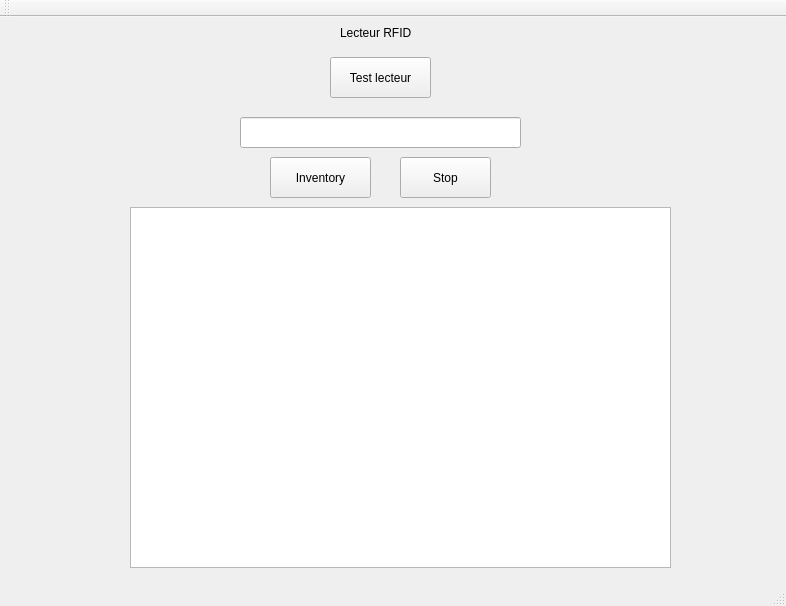
<?xml version="1.0" encoding="UTF-8"?>
<ui version="4.0">
 <class>MainWindow</class>
 <widget class="QMainWindow" name="MainWindow">
  <property name="geometry">
   <rect>
    <x>0</x>
    <y>0</y>
    <width>786</width>
    <height>606</height>
   </rect>
  </property>
  <property name="windowTitle">
   <string>MainWindow</string>
  </property>
  <widget class="QWidget" name="centralWidget">
   <widget class="QLabel" name="label">
    <property name="geometry">
     <rect>
      <x>340</x>
      <y>0</y>
      <width>71</width>
      <height>31</height>
     </rect>
    </property>
    <property name="text">
     <string>Lecteur RFID</string>
    </property>
   </widget>
   <widget class="QPushButton" name="pushButton">
    <property name="geometry">
     <rect>
      <x>330</x>
      <y>40</y>
      <width>101</width>
      <height>41</height>
     </rect>
    </property>
    <property name="text">
     <string>Test lecteur</string>
    </property>
   </widget>
   <widget class="QLabel" name="label_2">
    <property name="geometry">
     <rect>
      <x>290</x>
      <y>30</y>
      <width>211</width>
      <height>31</height>
     </rect>
    </property>
    <property name="text">
     <string/>
    </property>
   </widget>
   <widget class="QLineEdit" name="lineEdit">
    <property name="geometry">
     <rect>
      <x>240</x>
      <y>100</y>
      <width>281</width>
      <height>31</height>
     </rect>
    </property>
   </widget>
   <widget class="QLabel" name="label_3">
    <property name="geometry">
     <rect>
      <x>290</x>
      <y>80</y>
      <width>181</width>
      <height>21</height>
     </rect>
    </property>
    <property name="text">
     <string/>
    </property>
   </widget>
   <widget class="QTextEdit" name="textEdit">
    <property name="geometry">
     <rect>
      <x>130</x>
      <y>190</y>
      <width>541</width>
      <height>361</height>
     </rect>
    </property>
   </widget>
   <widget class="QPushButton" name="pushButton_2">
    <property name="geometry">
     <rect>
      <x>270</x>
      <y>140</y>
      <width>101</width>
      <height>41</height>
     </rect>
    </property>
    <property name="text">
     <string>Inventory</string>
    </property>
   </widget>
   <widget class="QPushButton" name="pushButton_3">
    <property name="geometry">
     <rect>
      <x>400</x>
      <y>140</y>
      <width>91</width>
      <height>41</height>
     </rect>
    </property>
    <property name="text">
     <string>Stop</string>
    </property>
   </widget>
  </widget>
  <widget class="QMenuBar" name="menuBar">
   <property name="geometry">
    <rect>
     <x>0</x>
     <y>0</y>
     <width>786</width>
     <height>21</height>
    </rect>
   </property>
  </widget>
  <widget class="QToolBar" name="mainToolBar">
   <attribute name="toolBarArea">
    <enum>TopToolBarArea</enum>
   </attribute>
   <attribute name="toolBarBreak">
    <bool>false</bool>
   </attribute>
  </widget>
  <widget class="QStatusBar" name="statusBar"/>
 </widget>
 <layoutdefault spacing="6" margin="11"/>
 <resources/>
 <connections/>
</ui>
